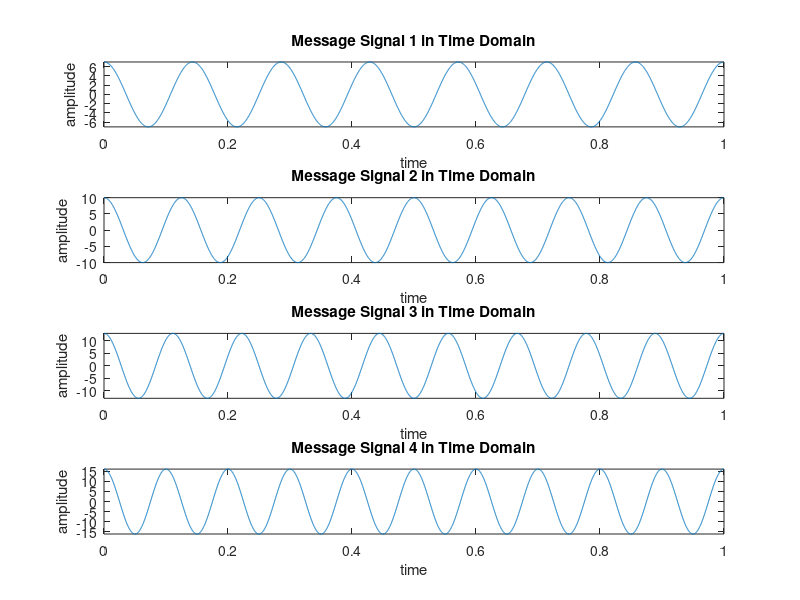

Reproduce this figure in MATLAB. (Note: this script raises an error after producing the figure.)
%Lab 8
%Matlab Program for Frequency Division Multiplexing
%20-42556-1
clc
clear all
close all
%% Message Signal Generation
fs = 4001; %Sampling Frequency
t = 0:1/fs:1-1/fs; %Generating Time axis
F=5;
G=6;
am1 = (F+2); %9
am2 = (F+5); %12
am3 = (F+8); %15
am4 = (F+11);%18

fm1 = (G+1);
fm2 = (G+2);
fm3 = (G+3);
fm4 = (G+4);
m1 = am1*cos(2*pi*fm1*t);
m2 = am2*cos(2*pi*fm2*t);
m3 = am3*cos(2*pi*fm3*t);
m4 = am4*cos(2*pi*fm4*t);
%%
%% Carrier Signal Generation
Cm1 = 1; %Amplitude of First Carrier Signal
fc1 = 90; %Frequency of First Carrier Signal
c1 = Cm1*cos(2*pi*fc1*t); % First Carrier Signal
Cm2 = 1; %Amplitude of Second Carrier Signal
fc2 = 150; %Frequency of Second Carrier Signal
c2 = Cm2*cos(2*pi*fc2*t); % Second Carrier Signal
Cm3 = 1; %Amplitude of Third Carrier Signal
fc3 = 240; %Frequency of Third Carrier Signal
c3 = Cm3*cos(2*pi*fc3*t); % Third Carrier Signal
Cm4 = 1; %Amplitude of fourth Carrier Signal
fc4 = 310; %Frequency of fourth Carrier Signal
c4 = Cm4*cos(2*pi*fc4*t); % fourth Carrier Signal
%%
%% Composite Signal Generation
x = (m1).*c1+(m2).*c2+(m3).*c3+(m4).*c4;
%%%% Plotting the Signals in Time-Domain and Frequency￾Domain
figure
subplot(4,1,1)
plot(t,m1)
xlabel('time')
ylabel('amplitude')
title('Message Signal 1 in Time Domain')
ylim([-am1 am1])
subplot(4,1,2)
plot(t,m2)
xlabel('time')
ylabel('amplitude')
title('Message Signal 2 in Time Domain')
ylim([-am2 am2])
subplot(4,1,3)
plot(t,m3)
xlabel('time')
ylabel('amplitude')
title('Message Signal 3 in Time Domain')
ylim([-am3 am3])
subplot(4,1,4)
plot(t,m4)
xlabel('time')
ylabel('amplitude')
title('Message Signal 4 in Time Domain')
ylim([-am4 am4])
M1 = abs(fftshift(fft(m1)))/(fs/2); %Fourier Transformation 
of m1
M2 = abs(fftshift(fft(m2)))/(fs/2); %Fourier Transformation 
of m2
M3 = abs(fftshift(fft(m3)))/(fs/2); %Fourier Transformation 
of m3
M4 = abs(fftshift(fft(m4)))/(fs/2); %Fourier Transformation 
of m3
X = abs(fftshift(fft(x)))/(fs/2); %Fourier Transformation 
of x
f = fs/2*linspace(-1,1,fs);
figure
subplot(4,1,1)
stem(f,M1)
xlabel('frequency')
ylabel('amplitude')
title('Message Signal 1 in Frequency Domain')
axis([-15 15 0 20])
subplot(4,1,2)
stem(f,M2)
xlabel('frequency')
ylabel('amplitude')
title('Message Signal 2 in Frequency Domain')
axis([-15 15 0 20])
subplot(4,1,3)
stem(f,M3)
xlabel('frequency')
ylabel('amplitude')
title('Message Signal 3 in Frequency Domain')
axis([-15 15 0 20])
subplot(4,1,4)
stem(f,M4)
xlabel('frequency')
ylabel('amplitude')
title('Message Signal 4 in Frequency Domain')
axis([-15 15 0 20])
figure
subplot(2,1,1)
plot(t,x)
xlabel('time')
ylabel('amplitude')
title('Composite Signal in Time Domain')
subplot(2,1,2)
stem(f,X)
xlabel('frequency')
ylabel('amplitude')
title('Composite Signal in Frequency Domain')
axis([-350 350 0 22])
%%
%% Passing the Composite Signal Through Bandpass Filter
[num1, den1] = butter(5, [(fc1-fm1-6)/(fs/2),(fc1+fm1+6)/(fs/2)]);
%Butterworth Filter Window Determining for Bandpass Filter
bpf1 = filter(num1,den1,x); %Filtering is done here
[num2, den2] = butter(5, [(fc2-fm2-6)/(fs/2),(fc2+fm2+6)/(fs/2)]);
%Butterworth Filter Window Determining for Bandpass Filter
bpf2 = filter(num2,den2,x); %Filtering is done here
[num3, den3] = butter(5, [(fc3-fm3-6)/(fs/2),(fc3+fm3+6)/(fs/2)]);
%Butterworth Filter Window Determining for Bandpass Filter
bpf3 = filter(num3,den3,x); %Filtering is done here
[num4, den4] = butter(5, [(fc4-fm4-6)/(fs/2),(fc4+fm4+6)/(fs/2)]);
%Butterworth Filter Window Determining for Bandpass Filter
bpf4 = filter(num4,den4,x); %Filtering is done here
%%
%% Mixing
z1 = 2*bpf1.*c1;
z2 = 2*bpf2.*c2;
z3 = 2*bpf3.*c3;
z4 = 2*bpf4.*c4;
%%
%% Passing the Mixed Signals Through Lowpass Filter
[num4, den4] = butter(5, (fm1+5)/(fs/2)); %Low pass filter is made here
rec1 = filter(num4,den4,z1); %Filtering is done here
[num5, den5] = butter(5, (fm2+3)/(fs/2)); %Low pass filter is made here
rec2 = filter(num5,den5,z2); %Filtering is done here
[num6, den6] = butter(5, (fm3+3)/(fs/2)); %Low pass filter is made here
rec3 = filter(num6,den6,z3); %Filtering is done here
[num7, den7] = butter(5, (fm4+3)/(fs/2)); %Low pass filter is made here
rec4 = filter(num7,den7,z4); %Filtering is done here
%%
%% Plotting the Received Signals in Time-Domain and 
Frequency Domain
figure
subplot(4,1,1)
plot(t,rec1)
xlabel('time')
ylabel('amplitude')
title('received signal 1 in time domain')
ylim([-am1 am1])
subplot(4,1,2)
plot(t,rec2)
xlabel('time')
ylabel('amplitude')
title('received signal 2 in time domain')
ylim([-am2 am2])
subplot(4,1,3)
plot(t,rec3)
xlabel('time')
ylabel('amplitude')
title('received signal 3 in time domain')
ylim([-am3 am3])
subplot(4,1,4)
plot(t,rec4)
xlabel('time')
ylabel('amplitude')
title('received signal 4 in time domain')
ylim([-am4 am4])
R1 = abs(fftshift(fft(rec1)))/(fs/2); %Fourier Transformation is done here
R2 = abs(fftshift(fft(rec2)))/(fs/2); %Fourier Transformation is done here
R3 = abs(fftshift(fft(rec3)))/(fs/2); %Fourier Transformation is done here
R4 = abs(fftshift(fft(rec4)))/(fs/2); %Fourier Transformation is done here
figure
subplot(4,1,1)
stem(f,R1)
xlabel('frequency')
ylabel('amplitude')
title('received signal 1 in frequency domain')
xlim([-15 15])
ylim([0 20])
subplot(4,1,2)
stem(f,R2)
xlabel('frequency')
ylabel('amplitude')
title('received signal 2 in frequency domain')
xlim([-15 15])
subplot(4,1,3)
stem(f,R3)
xlabel('frequency')
ylabel('amplitude')
title('received signal 3 in frequency domain')
xlim([-15 15])
subplot(4,1,4)
stem(f,R4)
xlabel('frequency')
ylabel('amplitude')
title('received signal 4 in frequency domain')
xlim([-15 15])
%% End
